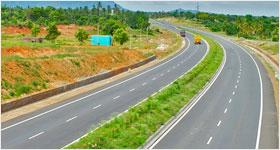
#> input picture pothole-detection-app/datasets/kaggle_potholes/images/train/normal/1.jpg, 280 x 150 px
$ python -i heuristic.py   (imports and definitions only)
#> lines starting #> are read from the running program, lines starting #| are printed output that depends on the picture; after the words box and inside, x2 and y2 are one past the last pixel; in counts of white or black regions, pixels touching at a corner belong together
#> further down, picture is the input picture: PIL image 280x150 RGB; mean R, G, B 146.8, 153.3, 111.9
from __future__ import annotations

import math
from typing import Iterable

import cv2
import numpy as np
from PIL import Image

from pothole.types import Detection


def _pil_to_bgr(pil_img: Image.Image) -> np.ndarray:
    rgb = np.array(pil_img.convert("RGB"))
    return cv2.cvtColor(rgb, cv2.COLOR_RGB2BGR)


def _severity_from_area_ratio(area_ratio: float) -> str:
    if area_ratio > 0.05:
        return "Severe"
    if area_ratio > 0.01:
        return "Neutral"
    return "Not Severe"


def heuristic_detect_potholes(
    pil_img: Image.Image,
    *,
    max_detections: int = 10,
    min_area_ratio: float = 0.002,
    max_area_ratio: float = 0.35,
) -> list[Detection]:
    """
    Heuristic pothole-like region detector (no ML).

    This is a fallback when no trained weights are available.
    It detects dark/irregular blobs + edges and returns YOLO-like boxes.
    """
    frame = _pil_to_bgr(pil_img)
    h, w = frame.shape[:2]
#> h = 150; w = 280
    img_area = float(w * h)
#> img_area = 42000

    gray = cv2.cvtColor(frame, cv2.COLOR_BGR2GRAY)
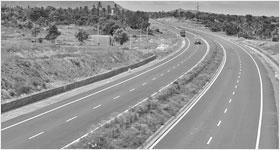
#> gray: shape (150, 280); min 25, max 255, mean 146.6
    blur = cv2.GaussianBlur(gray, (5, 5), 0)
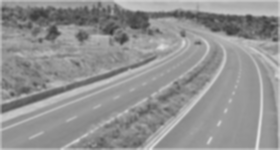
#> blur: shape (150, 280); min 53, max 230, mean 146.1

    # Dark region mask (invert to highlight pothole-like dark areas)
    inv = cv2.bitwise_not(blur)
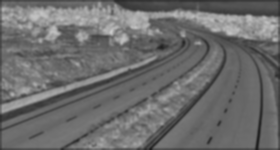
#> inv: shape (150, 280); min 25, max 202, mean 108.9
    _, mask = cv2.threshold(inv, 0, 255, cv2.THRESH_BINARY + cv2.THRESH_OTSU)
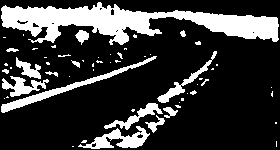
#> mask: shape (150, 280); 22.5% white; 58 white regions (41 under 20 px), largest, box (x1, y1, x2, y2) and area: (1, 2, 279, 45) 5552, (1, 56, 157, 113) 886, (78, 126, 150, 149) 688

    # Clean up mask
    k = max(3, int(round(min(w, h) * 0.01)) | 1)  # odd kernel
#> k = 3
    kernel = cv2.getStructuringElement(cv2.MORPH_ELLIPSE, (k, k))
#> kernel = [[0, 1, 0], [1, 1, 1], [0, 1, 0]]
    mask = cv2.morphologyEx(mask, cv2.MORPH_OPEN, kernel)
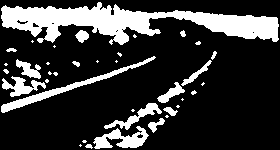
#> mask: shape (150, 280); 21.7% white; 37 white regions (21 under 20 px), largest, box (x1, y1, x2, y2) and area: (1, 2, 279, 45) 5511, (1, 56, 156, 113) 882, (93, 126, 149, 149) 630
    mask = cv2.morphologyEx(mask, cv2.MORPH_CLOSE, kernel)
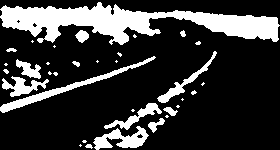
#> mask: shape (150, 280); 22% white; 34 white regions (20 under 20 px), largest, box (x1, y1, x2, y2) and area: (0, 2, 280, 45) 5572, (0, 56, 156, 113) 886, (93, 126, 149, 150) 646

    # Edges to bias confidence toward irregular shapes
    edges = cv2.Canny(blur, 60, 180)
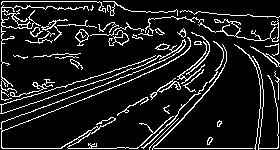
#> edges: shape (150, 280); 11.5% white in thin lines or dots

    cnts, _ = cv2.findContours(mask, cv2.RETR_EXTERNAL, cv2.CHAIN_APPROX_SIMPLE)
#> cnts = 34 contours, 22 with area under 20; largest, box (x1, y1, x2, y2) and area: (0, 2, 280, 45) 5224, (0, 56, 156, 113) 728, (93, 126, 149, 150) 580, (2, 76, 49, 97) 358, (157, 51, 217, 103) 357
    candidates: list[tuple[float, tuple[int, int, int, int], float]] = []

    for c in cnts:
        area = float(cv2.contourArea(c))
        if area <= 0:
            continue
        area_ratio = area / img_area
        if area_ratio < min_area_ratio or area_ratio > max_area_ratio:
            continue

        x, y, bw, bh = cv2.boundingRect(c)
        if bw <= 2 or bh <= 2:
            continue
        aspect = bw / float(bh)
        if aspect < 0.15 or aspect > 6.0:
            continue

        # Edge density inside the box (irregular texture)
        x2 = min(w, x + bw)
        y2 = min(h, y + bh)
        roi_edges = edges[y:y2, x:x2]
        edge_density = float(np.mean(roi_edges > 0)) if roi_edges.size else 0.0

        # Confidence is a mix of area and edge density (bounded 0..1)
        area_score = min(1.0, math.sqrt(area_ratio / max(min_area_ratio, 1e-6)) / 4.0)
        conf = max(0.05, min(0.95, 0.55 * area_score + 0.45 * min(1.0, edge_density * 6.0)))

        candidates.append((conf, (x, y, x2, y2), area_ratio))
#> this loop made 34 passes
#> (area, area_ratio) on passes 1, 3, 5, 6, 7, 8, 9, 12, 15, 16, 17, 18: (16.5, 0.000393), (6, 0.000143), (83.5, 0.00199), (4, 9.52e-05), (4, 9.52e-05), (56.5, 0.00135), (4, 9.52e-05), (11.5, 0.000274), (8.5, 0.000202), (5.5, 0.000131), (12.5, 0.000298), (4, 9.52e-05)
#> (c, area, area_ratio) on passes 2, 11, 13, 21, 22, 28: ([[80, 144], [79, 145], [80, 146], [81, 145]], 2, 4.76e-05), ([[182, 98], [181, 99], [182, 100], [183, 99]], 2, 4.76e-05), ([[203, 82], [201, 84], [202, 85], [204, 83]], 4, 9.52e-05), ([[116, 60], [115, 61], [116, 62], [117, 61]], 2, 4.76e-05), ([[97, 60], [96, 61], [97, 62], [98, 61]], 2, 4.76e-05), ([[54, 45], [53, 46], [54, 47], [55, 46]], 2, 4.76e-05)
#> after the loop, candidates = 7 items

    # Keep top by confidence, then larger blobs
    candidates.sort(key=lambda t: (t[0], t[2]), reverse=True)
    candidates = candidates[:max_detections]

    detections: list[Detection] = []
    for conf, (x1, y1, x2, y2), area_ratio in candidates:
        detections.append(
            Detection(
                class_id=0,
                class_name="pothole",
                confidence=float(conf),
                x1=float(x1),
                y1=float(y1),
                x2=float(x2),
                y2=float(y2),
                severity=_severity_from_area_ratio(area_ratio),
            )
        )
#> this loop made 7 passes
#> (conf, x1, y1, x2, y2, area_ratio) on passes 1 to 7: (0.734, 2, 76, 49, 97, 0.00851), (0.713, 0, 56, 156, 113, 0.0173), (0.712, 157, 51, 217, 103, 0.0085), (0.6, 75, 30, 89, 43, 0.00239), (0.588, 93, 126, 149, 150, 0.0138), (0.436, 104, 103, 162, 130, 0.00805), (0.217, 16, 59, 41, 79, 0.00499)
#> after the loop, detections = 7 items

    return detections

>>> from PIL import Image
>>> picture = Image.open('../datasets/kaggle_potholes/images/train/normal/1.jpg')
>>> result = heuristic_detect_potholes(picture)
#> result = 7 items

$ run again, on pothole-detection-app/datasets/kaggle_potholes/images/train/normal/101.jpg
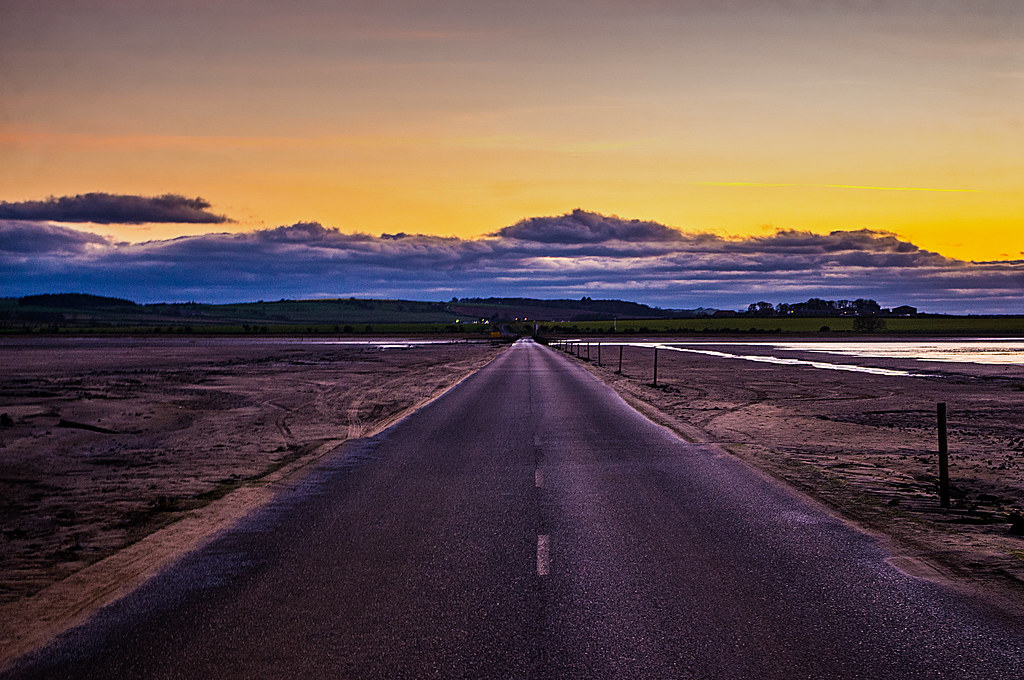
#> input picture pothole-detection-app/datasets/kaggle_potholes/images/train/normal/101.jpg, 1024 x 680 px
#> picture is the input picture: PIL image 1024x680 RGB; mean R, G, B 104.7, 83.9, 80.9
#> in heuristic_detect_potholes, `_, mask = cv2.threshold(inv, 0, 255, cv2.THRESH_BINARY + cv2.THRESH_OT..`:
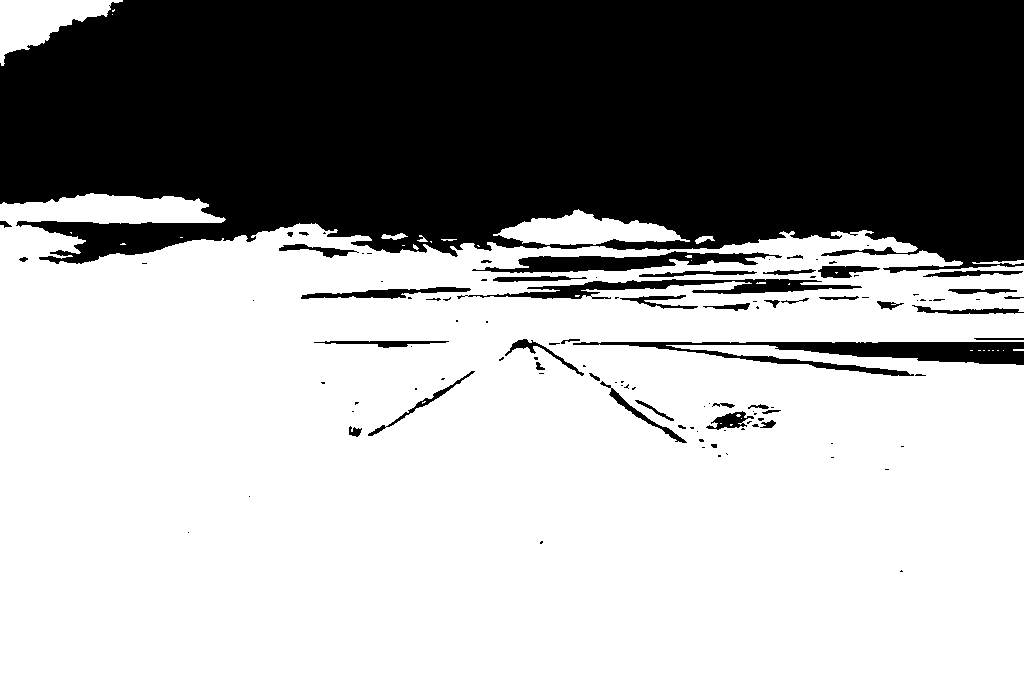
#> mask: shape (680, 1024); 62.9% white; 113 black regions (69 under 20 px), largest, box (x1, y1, x2, y2) and area: (0, 0, 1024, 273) 238243, (573, 342, 1024, 376) 5700, (472, 251, 782, 273) 3052
#> in heuristic_detect_potholes, `edges = cv2.Canny(blur, 60, 180)`:
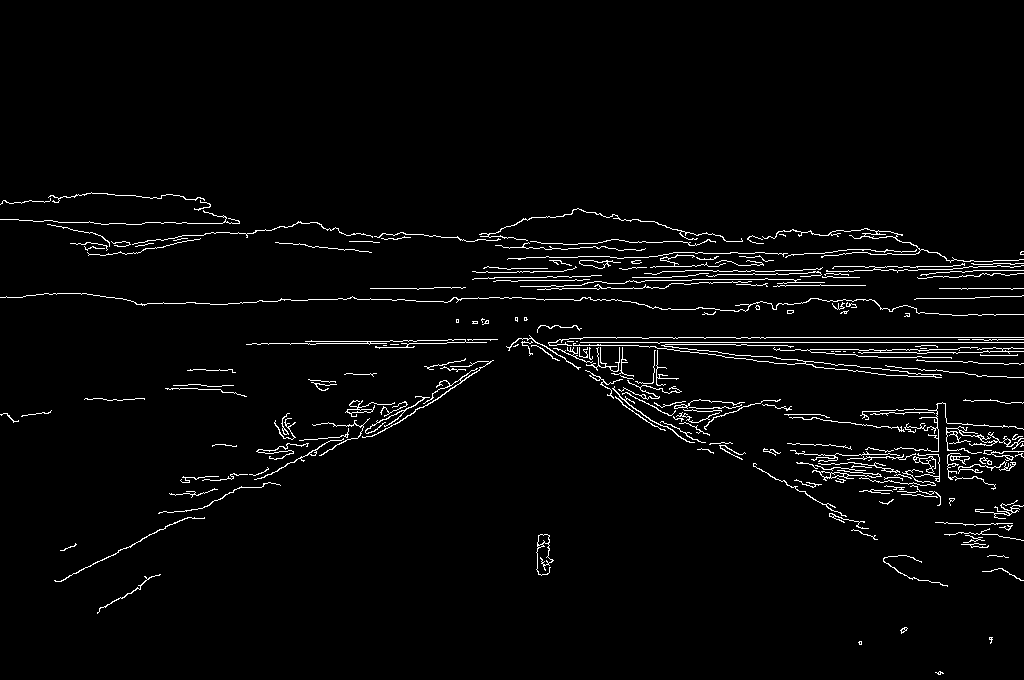
#> edges: shape (680, 1024); 2.8% white in thin lines or dots, all inside (x1, y1, x2, y2) = (0, 192, 1024, 675)
#> cnts = 4 contours; box (x1, y1, x2, y2) and area: (0, 193, 1024, 680) 436570, (0, 0, 113, 63) 3566, (567, 269, 642, 283) 636, (648, 261, 690, 275) 279
#> the loop in heuristic_detect_potholes, `for c in cnts:` made 4 passes
#> (area, area_ratio) on passes 1 to 3: (636, 0.000913), (279, 0.000401), (436570.5, 0.627)
#> after the loop in heuristic_detect_potholes, `for c in cnts:`: candidates = [(0.22, (0, 0, 113, 63), 0.00512)]
#> the loop in heuristic_detect_potholes, `for conf, (x1, y1, x2, y2), area_ratio in candidates:` made 1 pass
#> (conf, x1, y1, x2, y2, area_ratio) on pass 1: (0.22, 0, 0, 113, 63, 0.00512)
#> after the loop in heuristic_detect_potholes, `for conf, (x1, y1, x2, y2), area_ratio in candidates:`: detections = 1 item

$ run again, on pothole-detection-app/datasets/kaggle_potholes/images/train/normal/109.jpg
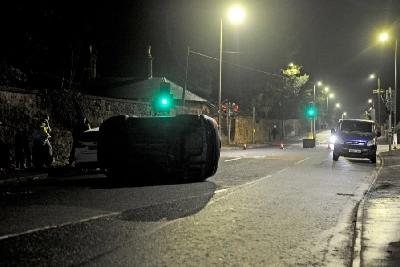
#> input picture pothole-detection-app/datasets/kaggle_potholes/images/train/normal/109.jpg, 400 x 267 px
#> picture is the input picture: PIL image 400x267 RGB; mean R, G, B 78.4, 78.9, 67.8
#> in heuristic_detect_potholes, `_, mask = cv2.threshold(inv, 0, 255, cv2.THRESH_BINARY + cv2.THRESH_OT..`:
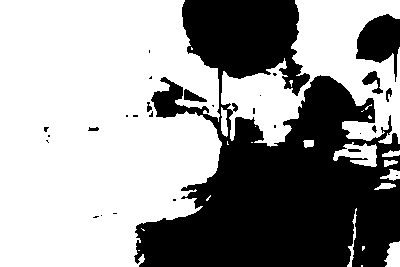
#> mask: shape (267, 400); 60.4% white; 28 black regions (19 under 20 px), largest, box (x1, y1, x2, y2) and area: (134, 0, 400, 267) 39890, (356, 14, 400, 82) 1701, (362, 71, 383, 94) 207
#> in heuristic_detect_potholes, `edges = cv2.Canny(blur, 60, 180)`:
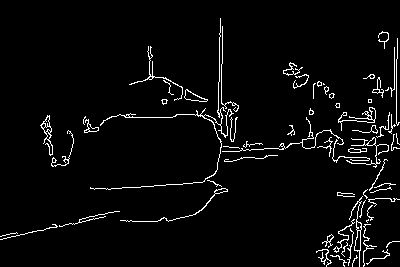
#> edges: shape (267, 400); 3.8% white in thin lines or dots
#> cnts = 19 contours, 10 with area under 20; largest, box (x1, y1, x2, y2) and area: (0, 0, 400, 267) 62418, (333, 143, 377, 167) 614, (385, 241, 400, 267) 272, (381, 169, 400, 181) 99, (376, 183, 396, 190) 67
#> the loop in heuristic_detect_potholes, `for c in cnts:` made 19 passes
#> (area, area_ratio) on passes 1, 2, 4, 5, 6, 10, 11, 12: (4, 3.75e-05), (46, 0.000431), (8, 7.49e-05), (4, 3.75e-05), (9, 8.43e-05), (67, 0.000627), (99, 0.000927), (47, 0.00044)
#> after the loop in heuristic_detect_potholes, `for c in cnts:`: candidates = [(0.404, (385, 241, 400, 267), 0.00254), (0.683, (333, 143, 377, 167), 0.00574)]
#> in heuristic_detect_potholes, `candidates = candidates[:max_detections]`: candidates = [(0.683, (333, 143, 377, 167), 0.00574), (0.404, (385, 241, 400, 267), 0.00254)]
#> the loop in heuristic_detect_potholes, `for conf, (x1, y1, x2, y2), area_ratio in candidates:` made 2 passes
#> (conf, x1, y1, x2, y2, area_ratio) on passes 1 to 2: (0.683, 333, 143, 377, 167, 0.00574), (0.404, 385, 241, 400, 267, 0.00254)
#> after the loop in heuristic_detect_potholes, `for conf, (x1, y1, x2, y2), area_ratio in candidates:`: detections = 2 items

$ run again, on pothole-detection-app/datasets/kaggle_potholes/images/train/normal/117.jpg
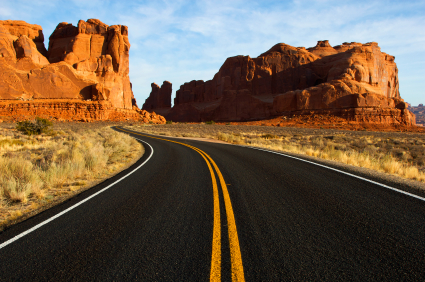
#> input picture pothole-detection-app/datasets/kaggle_potholes/images/train/normal/117.jpg, 425 x 282 px
#> picture is the input picture: PIL image 425x282 RGB; mean R, G, B 111.8, 91.6, 70.9
#> in heuristic_detect_potholes, `edges = cv2.Canny(blur, 60, 180)`:
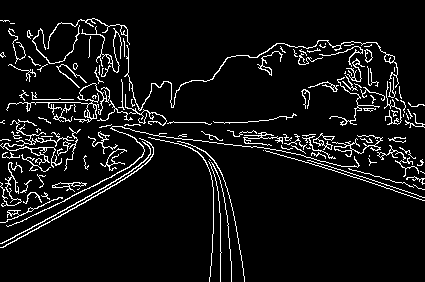
#> edges: shape (282, 425); 7.2% white in thin lines or dots
#> cnts = 37 contours, 22 with area under 20; largest, box (x1, y1, x2, y2) and area: (0, 125, 425, 282) 45692, (138, 44, 425, 171) 17188, (33, 23, 81, 64) 1046, (85, 20, 119, 72) 648, (74, 84, 103, 119) 513
#> the loop in heuristic_detect_potholes, `for c in cnts:` made 37 passes
#> (area, area_ratio) on passes 1, 2, 3, 4, 6, 7, 8, 9: (8.5, 7.09e-05), (111, 0.000926), (53.5, 0.000446), (25.5, 0.000213), (4, 3.34e-05), (4, 3.34e-05), (6, 5.01e-05), (45692.5, 0.381)
#> after the loop in heuristic_detect_potholes, `for c in cnts:`: candidates = [(0.629, (16, 117, 52, 135), 0.00339), (0.651, (74, 84, 103, 119), 0.00428), (0.823, (138, 44, 425, 171), 0.143), (0.57, (33, 23, 81, 64), 0.00873), (0.66, (85, 20, 119, 72), 0.00541)]
#> in heuristic_detect_potholes, `candidates = candidates[:max_detections]`: candidates = [(0.823, (138, 44, 425, 171), 0.143), (0.66, (85, 20, 119, 72), 0.00541), (0.651, (74, 84, 103, 119), 0.00428), (0.629, (16, 117, 52, 135), 0.00339), (0.57, (33, 23, 81, 64), 0.00873)]
#> the loop in heuristic_detect_potholes, `for conf, (x1, y1, x2, y2), area_ratio in candidates:` made 5 passes
#> (conf, x1, y1, x2, y2, area_ratio) on passes 1 to 5: (0.823, 138, 44, 425, 171, 0.143), (0.66, 85, 20, 119, 72, 0.00541), (0.651, 74, 84, 103, 119, 0.00428), (0.629, 16, 117, 52, 135, 0.00339), (0.57, 33, 23, 81, 64, 0.00873)
#> after the loop in heuristic_detect_potholes, `for conf, (x1, y1, x2, y2), area_ratio in candidates:`: detections = 5 items
